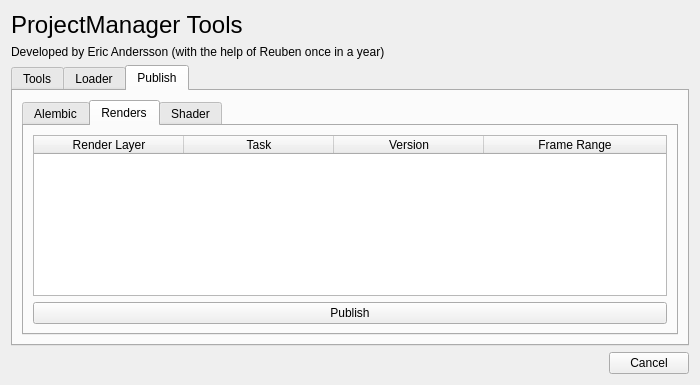
<?xml version="1.0" encoding="UTF-8"?>
<ui version="4.0">
 <class>Form</class>
 <widget class="QWidget" name="Form">
  <property name="geometry">
   <rect>
    <x>0</x>
    <y>0</y>
    <width>700</width>
    <height>385</height>
   </rect>
  </property>
  <property name="sizePolicy">
   <sizepolicy hsizetype="Ignored" vsizetype="Ignored">
    <horstretch>0</horstretch>
    <verstretch>0</verstretch>
   </sizepolicy>
  </property>
  <property name="minimumSize">
   <size>
    <width>700</width>
    <height>385</height>
   </size>
  </property>
  <property name="baseSize">
   <size>
    <width>630</width>
    <height>375</height>
   </size>
  </property>
  <property name="windowTitle">
   <string>Form</string>
  </property>
  <layout class="QGridLayout" name="gridLayout">
   <property name="sizeConstraint">
    <enum>QLayout::SetDefaultConstraint</enum>
   </property>
   <item row="4" column="0">
    <layout class="QHBoxLayout" name="horizontalLayout_3">
     <item>
      <spacer name="horizontalSpacer">
       <property name="orientation">
        <enum>Qt::Horizontal</enum>
       </property>
       <property name="sizeHint" stdset="0">
        <size>
         <width>40</width>
         <height>20</height>
        </size>
       </property>
      </spacer>
     </item>
     <item>
      <widget class="QPushButton" name="cancel_btn">
       <property name="text">
        <string>Cancel</string>
       </property>
      </widget>
     </item>
    </layout>
   </item>
   <item row="1" column="0">
    <widget class="QLabel" name="label_2">
     <property name="text">
      <string>Developed by Eric Andersson (with the help of Reuben once in a year)</string>
     </property>
    </widget>
   </item>
   <item row="3" column="0">
    <layout class="QVBoxLayout" name="verticalLayout_3" stretch="0">
     <property name="spacing">
      <number>3</number>
     </property>
     <item>
      <widget class="QTabWidget" name="tabWidget">
       <property name="currentIndex">
        <number>2</number>
       </property>
       <widget class="QWidget" name="tools_tab">
        <attribute name="title">
         <string>Tools</string>
        </attribute>
        <layout class="QVBoxLayout" name="verticalLayout_2">
         <item>
          <spacer name="verticalSpacer">
           <property name="orientation">
            <enum>Qt::Vertical</enum>
           </property>
           <property name="sizeHint" stdset="0">
            <size>
             <width>20</width>
             <height>40</height>
            </size>
           </property>
          </spacer>
         </item>
         <item>
          <widget class="QPushButton" name="bashcomp_btn">
           <property name="text">
            <string>Bashcomp</string>
           </property>
          </widget>
         </item>
         <item>
          <widget class="QPushButton" name="renderPath_btn">
           <property name="text">
            <string>Set Renderpaths</string>
           </property>
          </widget>
         </item>
         <item>
          <widget class="QPushButton" name="syncFrameRange_btn">
           <property name="text">
            <string>Sync Frame Range</string>
           </property>
          </widget>
         </item>
        </layout>
       </widget>
       <widget class="QWidget" name="loader_tab">
        <attribute name="title">
         <string>Loader</string>
        </attribute>
        <layout class="QGridLayout" name="gridLayout_2">
         <item row="1" column="0">
          <widget class="QPushButton" name="loaditem_btn">
           <property name="text">
            <string>Load</string>
           </property>
          </widget>
         </item>
         <item row="0" column="0">
          <widget class="QTableWidget" name="loaderTableWidget">
           <property name="horizontalScrollBarPolicy">
            <enum>Qt::ScrollBarAlwaysOff</enum>
           </property>
           <property name="sizeAdjustPolicy">
            <enum>QAbstractScrollArea::AdjustToContents</enum>
           </property>
           <property name="autoScroll">
            <bool>false</bool>
           </property>
           <property name="editTriggers">
            <set>QAbstractItemView::NoEditTriggers</set>
           </property>
           <property name="selectionMode">
            <enum>QAbstractItemView::SingleSelection</enum>
           </property>
           <property name="selectionBehavior">
            <enum>QAbstractItemView::SelectRows</enum>
           </property>
           <property name="showGrid">
            <bool>true</bool>
           </property>
           <property name="gridStyle">
            <enum>Qt::SolidLine</enum>
           </property>
           <property name="cornerButtonEnabled">
            <bool>false</bool>
           </property>
           <attribute name="horizontalHeaderDefaultSectionSize">
            <number>80</number>
           </attribute>
           <attribute name="horizontalHeaderMinimumSectionSize">
            <number>20</number>
           </attribute>
           <attribute name="horizontalHeaderShowSortIndicator" stdset="0">
            <bool>false</bool>
           </attribute>
           <attribute name="horizontalHeaderStretchLastSection">
            <bool>true</bool>
           </attribute>
           <attribute name="verticalHeaderVisible">
            <bool>false</bool>
           </attribute>
           <attribute name="verticalHeaderCascadingSectionResizes">
            <bool>false</bool>
           </attribute>
           <attribute name="verticalHeaderDefaultSectionSize">
            <number>35</number>
           </attribute>
           <attribute name="verticalHeaderMinimumSectionSize">
            <number>15</number>
           </attribute>
           <attribute name="verticalHeaderShowSortIndicator" stdset="0">
            <bool>false</bool>
           </attribute>
           <column>
            <property name="text">
             <string>Name</string>
            </property>
           </column>
           <column>
            <property name="text">
             <string>Task</string>
            </property>
           </column>
           <column>
            <property name="text">
             <string>Type</string>
            </property>
           </column>
           <column>
            <property name="text">
             <string>Version</string>
            </property>
           </column>
           <column>
            <property name="text">
             <string>Artist</string>
            </property>
           </column>
           <column>
            <property name="text">
             <string>Publish Date</string>
            </property>
           </column>
          </widget>
         </item>
        </layout>
       </widget>
       <widget class="QWidget" name="publish_tab">
        <attribute name="title">
         <string>Publish</string>
        </attribute>
        <layout class="QVBoxLayout" name="verticalLayout">
         <item>
          <widget class="QTabWidget" name="publishType_tab">
           <property name="enabled">
            <bool>true</bool>
           </property>
           <property name="currentIndex">
            <number>1</number>
           </property>
           <widget class="QWidget" name="alembic_tab">
            <attribute name="title">
             <string>Alembic</string>
            </attribute>
            <layout class="QGridLayout" name="gridLayout_3">
             <item row="0" column="0">
              <widget class="QTableWidget" name="alembicPublish_TableWidget">
               <property name="verticalScrollBarPolicy">
                <enum>Qt::ScrollBarAsNeeded</enum>
               </property>
               <property name="horizontalScrollBarPolicy">
                <enum>Qt::ScrollBarAlwaysOff</enum>
               </property>
               <property name="sizeAdjustPolicy">
                <enum>QAbstractScrollArea::AdjustToContents</enum>
               </property>
               <property name="editTriggers">
                <set>QAbstractItemView::NoEditTriggers</set>
               </property>
               <property name="selectionMode">
                <enum>QAbstractItemView::SingleSelection</enum>
               </property>
               <property name="selectionBehavior">
                <enum>QAbstractItemView::SelectRows</enum>
               </property>
               <attribute name="horizontalHeaderCascadingSectionResizes">
                <bool>false</bool>
               </attribute>
               <attribute name="horizontalHeaderDefaultSectionSize">
                <number>115</number>
               </attribute>
               <attribute name="horizontalHeaderShowSortIndicator" stdset="0">
                <bool>false</bool>
               </attribute>
               <attribute name="horizontalHeaderStretchLastSection">
                <bool>true</bool>
               </attribute>
               <attribute name="verticalHeaderVisible">
                <bool>false</bool>
               </attribute>
               <column>
                <property name="text">
                 <string>Item</string>
                </property>
               </column>
               <column>
                <property name="text">
                 <string>Type</string>
                </property>
               </column>
               <column>
                <property name="text">
                 <string>Version</string>
                </property>
               </column>
               <column>
                <property name="text">
                 <string>Frame Range</string>
                </property>
               </column>
              </widget>
             </item>
             <item row="0" column="1">
              <layout class="QVBoxLayout" name="verticalLayout_5">
               <item>
                <spacer name="verticalSpacer_2">
                 <property name="orientation">
                  <enum>Qt::Vertical</enum>
                 </property>
                 <property name="sizeHint" stdset="0">
                  <size>
                   <width>20</width>
                   <height>40</height>
                  </size>
                 </property>
                </spacer>
               </item>
               <item>
                <widget class="QPushButton" name="plusMeta_btn">
                 <property name="text">
                  <string>+</string>
                 </property>
                </widget>
               </item>
               <item>
                <widget class="QPushButton" name="minusMeta_btn">
                 <property name="text">
                  <string>-</string>
                 </property>
                </widget>
               </item>
              </layout>
             </item>
             <item row="1" column="0">
              <widget class="QPushButton" name="publishAlembic_btn">
               <property name="text">
                <string>Publish</string>
               </property>
              </widget>
             </item>
            </layout>
           </widget>
           <widget class="QWidget" name="render_tab">
            <attribute name="title">
             <string>Renders</string>
            </attribute>
            <layout class="QGridLayout" name="gridLayout_4">
             <item row="0" column="0">
              <widget class="QTableWidget" name="rendersPublish_TableWidget">
               <property name="editTriggers">
                <set>QAbstractItemView::NoEditTriggers</set>
               </property>
               <property name="selectionBehavior">
                <enum>QAbstractItemView::SelectRows</enum>
               </property>
               <attribute name="horizontalHeaderDefaultSectionSize">
                <number>150</number>
               </attribute>
               <attribute name="horizontalHeaderStretchLastSection">
                <bool>true</bool>
               </attribute>
               <column>
                <property name="text">
                 <string>Render Layer</string>
                </property>
               </column>
               <column>
                <property name="text">
                 <string>Task</string>
                </property>
               </column>
               <column>
                <property name="text">
                 <string>Version</string>
                </property>
               </column>
               <column>
                <property name="text">
                 <string>Frame Range</string>
                </property>
               </column>
              </widget>
             </item>
             <item row="1" column="0">
              <widget class="QPushButton" name="publishRender_btn">
               <property name="text">
                <string>Publish</string>
               </property>
              </widget>
             </item>
            </layout>
           </widget>
           <widget class="QWidget" name="shader_tab">
            <attribute name="title">
             <string>Shader</string>
            </attribute>
           </widget>
          </widget>
         </item>
        </layout>
       </widget>
      </widget>
     </item>
    </layout>
   </item>
   <item row="0" column="0">
    <widget class="QLabel" name="label">
     <property name="font">
      <font>
       <pointsize>18</pointsize>
      </font>
     </property>
     <property name="text">
      <string>ProjectManager Tools</string>
     </property>
    </widget>
   </item>
  </layout>
 </widget>
 <resources/>
 <connections/>
</ui>
